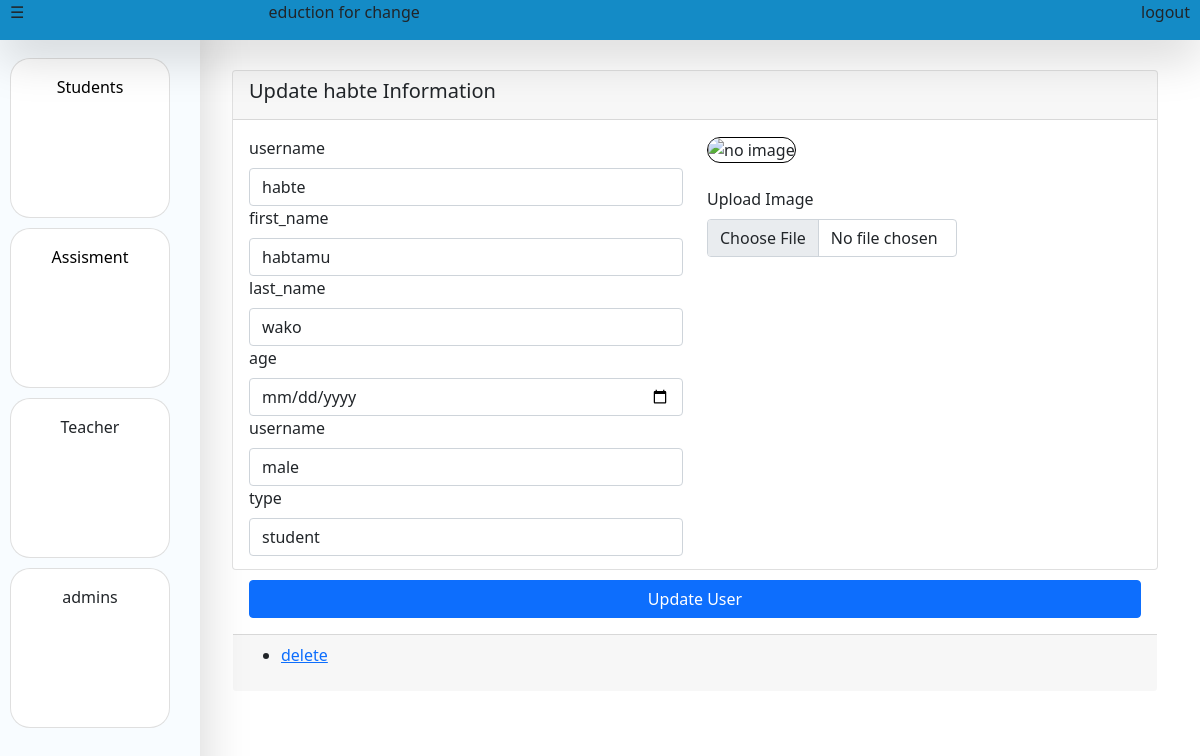
Page /main/update_users/3 on the committed database.
### admins/models.py (models this page shows)
class Account(models.Model):
    uname=models.CharField(max_length=233,null=True)
    fname=models.CharField(max_length=233,null=True)
    lname=models.CharField(max_length=233,null=True)
    age=models.DateTimeField(null=True)
    gender=models.CharField(max_length=233,null=True)
    image=models.TextField(null=True)
    role=models.CharField(max_length=233,null=True)
    sec=models.ForeignKey(Section,on_delete=models.CASCADE,null=True)

### admins/views.py (the view, shortened to what this page needs)
# urls.py: path('update_users/<int:id>',views.update_users,name="update_users"),
def update_users(request,id):
    user=Account.objects.get(id=id)
    return render(request,"admins/update_user.html",{'user':user})

### template/admins/update_user.html (shortened to what this page needs)
{%extends 'admins/home.html' %}
    {%block main%}
    <div class="card" style="width: 100%; height: 500px;top: 70px;">
        <div class="card-header">
            <h5>Update {{user.uname}} Information</h5>
        </div>
              <div class="card-body">
        <form action="" method="post">
            <div class="row">
                <div class="col-6">
        <label for="" class="form-label">username</label>
        <input type="text" class="form-control" name="uname" value="{{user.uname}}">
        <label for="" class="form-label">first_name</label>
        <input type="text" class="form-control" name="fname" value="{{user.fname}}">
        <label for="" class="form-label">last_name</label>
        <input type="text" class="form-control" name="lname" value="{{user.lname}}">
        <label for="" class="form-label">age</label>
        <input type="date" mina="2000-01-01" maxa="1945-12-31" value="{{user.age}}" value="2000-01-01"  class="form-control" name="age">
        <label for="" class="form-label">username</label>
        <select class="form-control" name="gender" value="{{user.gender}}" >
        <option value="male">male</option>
        </select>
        <label for="" class="form-label">type</label>
        <select name="role" id="" class="form-control" value="{{user.role}}">
            <option value="1">student</option>
        </select>
                </div>
                <div class="col-6">
                    <div class="display">
                        <img src="" alt="no image" id="im" srcset="" style="width:  250px;height: 250px;border: 1px solid black;border-radius: 20px;">
                    </div>
                    <br>
                    <div class="" style="top: 380px;">
                        <label for="" class="form-label">Upload Image</label>
                        <input type="file" class="form-control" name="" id="img" style="width: 250px;">
                    </div>
                </div>
            </div>
            <br>
            <button class="btn btn-primary" style="width: 100%;">Update User</button>
        </form></div>
    <div class="card-footer">
<ul>
    <li><a href="{%url 'main:delete_users' user.id %}">delete</a></li>
</ul>
    </div>
    </div>
    {%endblock%}

### rows in the picture
Account: uname "habte", fname "habtamu", lname "wako", gender "male", role "student"
